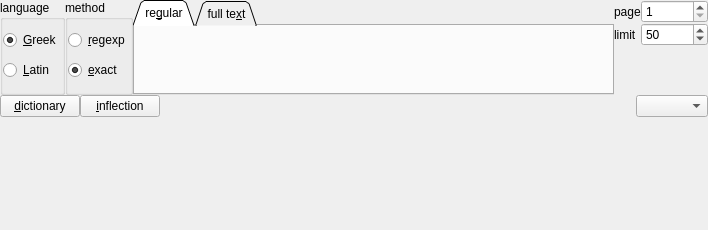
<?xml version="1.0" encoding="UTF-8"?>
<ui version="4.0">
 <class>CLSJ</class>
 <widget class="QWidget" name="CLSJ">
  <property name="geometry">
   <rect>
    <x>0</x>
    <y>0</y>
    <width>708</width>
    <height>230</height>
   </rect>
  </property>
  <property name="windowTitle">
   <string notr="true"/>
  </property>
  <property name="windowIcon">
   <iconset resource="resfile.qrc">
    <normaloff>:/new/icons/icons/alfa2.png</normaloff>:/new/icons/icons/alfa2.png</iconset>
  </property>
  <layout class="QVBoxLayout" name="verticalLayout_5">
   <item>
    <widget class="QWidget" name="wdgTab" native="true">
     <property name="sizePolicy">
      <sizepolicy hsizetype="Preferred" vsizetype="Fixed">
       <horstretch>0</horstretch>
       <verstretch>0</verstretch>
      </sizepolicy>
     </property>
     <layout class="QVBoxLayout" name="verticalLayout_3">
      <item>
       <layout class="QHBoxLayout" name="horizontalLayout">
        <item>
         <widget class="QGroupBox" name="grpLang">
          <property name="title">
           <string>language</string>
          </property>
          <property name="alignment">
           <set>Qt::AlignLeading|Qt::AlignLeft|Qt::AlignTop</set>
          </property>
          <property name="flat">
           <bool>true</bool>
          </property>
          <layout class="QVBoxLayout" name="verticalLayout">
           <item>
            <widget class="QRadioButton" name="rbGreek">
             <property name="text">
              <string>&amp;Greek</string>
             </property>
             <property name="checked">
              <bool>true</bool>
             </property>
            </widget>
           </item>
           <item>
            <widget class="QRadioButton" name="rbLatin">
             <property name="text">
              <string>&amp;Latin</string>
             </property>
            </widget>
           </item>
          </layout>
         </widget>
        </item>
        <item>
         <widget class="QGroupBox" name="gbSearchMethodParse">
          <property name="title">
           <string>method</string>
          </property>
          <property name="flat">
           <bool>true</bool>
          </property>
          <layout class="QVBoxLayout" name="verticalLayout_6">
           <item>
            <widget class="QRadioButton" name="rbRegexp">
             <property name="text">
              <string>&amp;regexp</string>
             </property>
            </widget>
           </item>
           <item>
            <widget class="QRadioButton" name="rbExact">
             <property name="text">
              <string>&amp;exact</string>
             </property>
             <property name="checked">
              <bool>true</bool>
             </property>
            </widget>
           </item>
          </layout>
         </widget>
        </item>
        <item>
         <widget class="QTabWidget" name="twInput">
          <property name="toolTip">
           <string/>
          </property>
          <property name="tabShape">
           <enum>QTabWidget::Triangular</enum>
          </property>
          <property name="currentIndex">
           <number>0</number>
          </property>
          <property name="usesScrollButtons">
           <bool>false</bool>
          </property>
          <widget class="QWidget" name="tab">
           <attribute name="title">
            <string>re&amp;gular</string>
           </attribute>
           <attribute name="toolTip">
            <string>classic languages</string>
           </attribute>
           <layout class="QVBoxLayout" name="verticalLayout_2">
            <item>
             <widget class="CLatCopt" name="txtInput" native="true">
              <property name="sizePolicy">
               <sizepolicy hsizetype="Expanding" vsizetype="Preferred">
                <horstretch>0</horstretch>
                <verstretch>0</verstretch>
               </sizepolicy>
              </property>
             </widget>
            </item>
           </layout>
          </widget>
          <widget class="QWidget" name="tab_2">
           <attribute name="title">
            <string>full te&amp;xt</string>
           </attribute>
           <attribute name="toolTip">
            <string>fulltext search in senses of words</string>
           </attribute>
           <layout class="QVBoxLayout" name="verticalLayout_4">
            <item>
             <widget class="QGroupBox" name="grpFulltext">
              <property name="title">
               <string>search in</string>
              </property>
              <layout class="QHBoxLayout" name="horizontalLayout_5">
               <item>
                <widget class="QRadioButton" name="rbSensesOnly">
                 <property name="toolTip">
                  <string>match word in main senses</string>
                 </property>
                 <property name="text">
                  <string>&amp;main senses</string>
                 </property>
                 <property name="checked">
                  <bool>true</bool>
                 </property>
                </widget>
               </item>
               <item>
                <widget class="QRadioButton" name="rbEntireText">
                 <property name="toolTip">
                  <string>match word in entire record</string>
                 </property>
                 <property name="text">
                  <string>one e&amp;ntity</string>
                 </property>
                </widget>
               </item>
               <item>
                <widget class="QRadioButton" name="rbEntTextPhrase">
                 <property name="toolTip">
                  <string>match word or phrase in entire xml tagged text (by regular expression only)</string>
                 </property>
                 <property name="text">
                  <string>f&amp;ull text</string>
                 </property>
                </widget>
               </item>
               <item>
                <spacer name="horizontalSpacer_2">
                 <property name="orientation">
                  <enum>Qt::Horizontal</enum>
                 </property>
                 <property name="sizeHint" stdset="0">
                  <size>
                   <width>40</width>
                   <height>20</height>
                  </size>
                 </property>
                </spacer>
               </item>
              </layout>
             </widget>
            </item>
            <item>
             <layout class="QHBoxLayout" name="horizontalLayout_2">
              <item>
               <widget class="QToolButton" name="tbRegExpFt">
                <property name="text">
                 <string>regexp</string>
                </property>
                <property name="icon">
                 <iconset resource="resfile.qrc">
                  <normaloff>:/new/icons/icons/regexp.png</normaloff>:/new/icons/icons/regexp.png</iconset>
                </property>
               </widget>
              </item>
              <item>
               <widget class="QComboBox" name="cmbFulltext">
                <property name="sizePolicy">
                 <sizepolicy hsizetype="Expanding" vsizetype="Fixed">
                  <horstretch>0</horstretch>
                  <verstretch>0</verstretch>
                 </sizepolicy>
                </property>
                <property name="editable">
                 <bool>true</bool>
                </property>
                <property name="maxVisibleItems">
                 <number>15</number>
                </property>
                <property name="insertPolicy">
                 <enum>QComboBox::InsertAtTop</enum>
                </property>
                <property name="sizeAdjustPolicy">
                 <enum>QComboBox::AdjustToContents</enum>
                </property>
               </widget>
              </item>
              <item>
               <widget class="QPushButton" name="btFulltextSearch">
                <property name="enabled">
                 <bool>false</bool>
                </property>
                <property name="text">
                 <string>&amp;search</string>
                </property>
                <property name="icon">
                 <iconset resource="resfile.qrc">
                  <normaloff>:/new/icons/icons/work.png</normaloff>:/new/icons/icons/work.png</iconset>
                </property>
               </widget>
              </item>
             </layout>
            </item>
           </layout>
          </widget>
         </widget>
        </item>
        <item>
         <layout class="QFormLayout" name="formLayout">
          <property name="fieldGrowthPolicy">
           <enum>QFormLayout::AllNonFixedFieldsGrow</enum>
          </property>
          <item row="0" column="0">
           <widget class="QLabel" name="label">
            <property name="text">
             <string>page</string>
            </property>
           </widget>
          </item>
          <item row="0" column="1">
           <widget class="QSpinBox" name="spnPage">
            <property name="minimum">
             <number>1</number>
            </property>
            <property name="maximum">
             <number>999999</number>
            </property>
            <property name="value">
             <number>1</number>
            </property>
           </widget>
          </item>
          <item row="1" column="0">
           <widget class="QLabel" name="label_2">
            <property name="text">
             <string>limit</string>
            </property>
           </widget>
          </item>
          <item row="1" column="1">
           <widget class="QSpinBox" name="spnLimit">
            <property name="minimum">
             <number>1</number>
            </property>
            <property name="maximum">
             <number>999999</number>
            </property>
            <property name="value">
             <number>50</number>
            </property>
           </widget>
          </item>
         </layout>
        </item>
       </layout>
      </item>
     </layout>
    </widget>
   </item>
   <item>
    <layout class="QHBoxLayout" name="horizontalLayout_4">
     <item>
      <widget class="QPushButton" name="btTabDict">
       <property name="sizePolicy">
        <sizepolicy hsizetype="Fixed" vsizetype="Preferred">
         <horstretch>0</horstretch>
         <verstretch>0</verstretch>
        </sizepolicy>
       </property>
       <property name="text">
        <string>&amp;dictionary</string>
       </property>
       <property name="icon">
        <iconset resource="resfile.qrc">
         <normaloff>:/new/icons/icons/work.png</normaloff>:/new/icons/icons/work.png</iconset>
       </property>
       <property name="shortcut">
        <string>Ctrl+E</string>
       </property>
       <property name="checkable">
        <bool>false</bool>
       </property>
       <property name="checked">
        <bool>false</bool>
       </property>
      </widget>
     </item>
     <item>
      <widget class="QPushButton" name="btTabInfl">
       <property name="sizePolicy">
        <sizepolicy hsizetype="Fixed" vsizetype="Preferred">
         <horstretch>0</horstretch>
         <verstretch>0</verstretch>
        </sizepolicy>
       </property>
       <property name="text">
        <string>&amp;inflection</string>
       </property>
       <property name="icon">
        <iconset resource="resfile.qrc">
         <normaloff>:/new/icons/icons/work.png</normaloff>:/new/icons/icons/work.png</iconset>
       </property>
       <property name="checkable">
        <bool>false</bool>
       </property>
      </widget>
     </item>
     <item>
      <spacer name="horizontalSpacer">
       <property name="orientation">
        <enum>Qt::Horizontal</enum>
       </property>
       <property name="sizeHint" stdset="0">
        <size>
         <width>40</width>
         <height>20</height>
        </size>
       </property>
      </spacer>
     </item>
     <item>
      <widget class="QComboBox" name="cmbResults">
       <property name="sizePolicy">
        <sizepolicy hsizetype="Preferred" vsizetype="Preferred">
         <horstretch>0</horstretch>
         <verstretch>0</verstretch>
        </sizepolicy>
       </property>
       <property name="maxVisibleItems">
        <number>15</number>
       </property>
       <property name="sizeAdjustPolicy">
        <enum>QComboBox::AdjustToContents</enum>
       </property>
      </widget>
     </item>
    </layout>
   </item>
   <item>
    <widget class="CBookTextBrowser" name="brOutput" native="true">
     <property name="sizePolicy">
      <sizepolicy hsizetype="Expanding" vsizetype="Expanding">
       <horstretch>0</horstretch>
       <verstretch>0</verstretch>
      </sizepolicy>
     </property>
    </widget>
   </item>
  </layout>
 </widget>
 <layoutdefault spacing="0" margin="0"/>
 <customwidgets>
  <customwidget>
   <class>CLatCopt</class>
   <extends>QWidget</extends>
   <header>latcopt.h</header>
   <container>1</container>
   <slots>
    <signal>query()</signal>
   </slots>
  </customwidget>
  <customwidget>
   <class>CBookTextBrowser</class>
   <extends>QWidget</extends>
   <header>booktextbrowser.h</header>
   <container>1</container>
  </customwidget>
 </customwidgets>
 <tabstops>
  <tabstop>rbGreek</tabstop>
  <tabstop>rbLatin</tabstop>
  <tabstop>rbRegexp</tabstop>
  <tabstop>rbExact</tabstop>
  <tabstop>btTabDict</tabstop>
  <tabstop>btTabInfl</tabstop>
  <tabstop>cmbResults</tabstop>
  <tabstop>spnPage</tabstop>
  <tabstop>spnLimit</tabstop>
  <tabstop>twInput</tabstop>
  <tabstop>cmbFulltext</tabstop>
  <tabstop>btFulltextSearch</tabstop>
  <tabstop>tbRegExpFt</tabstop>
  <tabstop>rbSensesOnly</tabstop>
  <tabstop>rbEntireText</tabstop>
 </tabstops>
 <resources>
  <include location="resfile.qrc"/>
 </resources>
 <connections/>
</ui>
